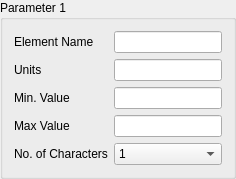
        <widget class="QGroupBox" name="groupBox">
         <property name="title">
          <string>Parameter 1</string>
         </property>
         <layout class="QFormLayout" name="formLayout">
          <item row="0" column="0">
           <widget class="QLabel" name="label_8">
            <property name="text">
             <string>Element Name</string>
            </property>
           </widget>
          </item>
          <item row="0" column="1">
           <widget class="QLineEdit" name="lineEdit"/>
          </item>
          <item row="1" column="0">
           <widget class="QLabel" name="label_6">
            <property name="text">
             <string>Units</string>
            </property>
           </widget>
          </item>
          <item row="1" column="1">
           <widget class="QLineEdit" name="lineEdit_2"/>
          </item>
          <item row="2" column="0">
           <widget class="QLabel" name="label_10">
            <property name="text">
             <string>Min. Value</string>
            </property>
           </widget>
          </item>
          <item row="2" column="1">
           <widget class="QLineEdit" name="lineEdit_3"/>
          </item>
          <item row="3" column="0">
           <widget class="QLabel" name="label_9">
            <property name="text">
             <string>Max Value</string>
            </property>
           </widget>
          </item>
          <item row="3" column="1">
           <widget class="QLineEdit" name="lineEdit_4"/>
          </item>
          <item row="4" column="0">
           <widget class="QLabel" name="label_7">
            <property name="text">
             <string>No. of Characters</string>
            </property>
           </widget>
          </item>
          <item row="4" column="1">
           <widget class="QComboBox" name="comboBox">
            <item>
             <property name="text">
              <string>1</string>
             </property>
            </item>
            <item>
             <property name="text">
              <string>2</string>
             </property>
            </item>
            <item>
             <property name="text">
              <string>3</string>
             </property>
            </item>
            <item>
             <property name="text">
              <string>4</string>
             </property>
            </item>
            <item>
             <property name="text">
              <string>5</string>
             </property>
            </item>
            <item>
             <property name="text">
              <string>6</string>
             </property>
            </item>
            <item>
             <property name="text">
              <string>7</string>
             </property>
            </item>
            <item>
             <property name="text">
              <string>8</string>
             </property>
            </item>
            <item>
             <property name="text">
              <string>9</string>
             </property>
            </item>
            <item>
             <property name="text">
              <string>10</string>
             </property>
            </item>
            <item>
             <property name="text">
              <string>11</string>
             </property>
            </item>
            <item>
             <property name="text">
              <string>12</string>
             </property>
            </item>
            <item>
             <property name="text">
              <string>13</string>
             </property>
            </item>
            <item>
             <property name="text">
              <string>14</string>
             </property>
            </item>
            <item>
             <property name="text">
              <string>15</string>
             </property>
            </item>
            <item>
             <property name="text">
              <string>16</string>
             </property>
            </item>
            <item>
             <property name="text">
              <string>17</string>
             </property>
            </item>
            <item>
             <property name="text">
              <string>18</string>
             </property>
            </item>
            <item>
             <property name="text">
              <string>19</string>
             </property>
            </item>
            <item>
             <property name="text">
              <string>20</string>
             </property>
            </item>
            <item>
             <property name="text">
              <string>21</string>
             </property>
            </item>
            <item>
             <property name="text">
              <string>22</string>
             </property>
            </item>
            <item>
             <property name="text">
              <string>23</string>
             </property>
            </item>
            <item>
             <property name="text">
              <string>24</string>
             </property>
            </item>
            <item>
             <property name="text">
              <string>25</string>
             </property>
            </item>
            <item>
             <property name="text">
              <string>26</string>
             </property>
            </item>
            <item>
             <property name="text">
              <string>27</string>
             </property>
            </item>
            <item>
             <property name="text">
              <string>28</string>
             </property>
            </item>
            <item>
             <property name="text">
              <string>29</string>
             </property>
            </item>
            <item>
             <property name="text">
              <string>30</string>
             </property>
            </item>
           </widget>
          </item>
         </layout>
        </widget>
